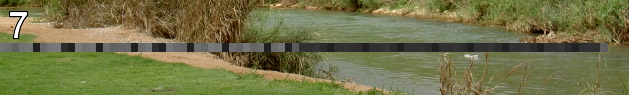
#> input picture pyChallenge/oxygen.png, 629 x 95 px
$ python pro7.py   (Python 2 division)
#> lines starting #> are read from the running program, lines starting #| are printed output that depends on the picture
"""
http://www.pythonchallenge.com/pc/def/oxygen.html
"""

import Image

img = Image.open('oxygen.png')
#> img is the input picture: PIL image 629x95 RGBA; mean R, G, B, A 114.6, 114.9, 72.2, 255
img.show()
r,g,b,a = img.split()
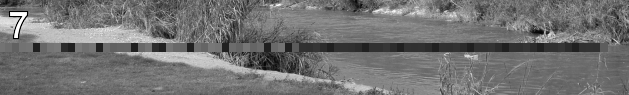
#> r: PIL image 629x95 L; min 0, max 255, mean 114.6
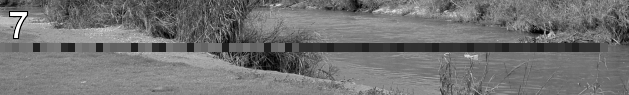
#> g: PIL image 629x95 L; min 0, max 255, mean 114.9
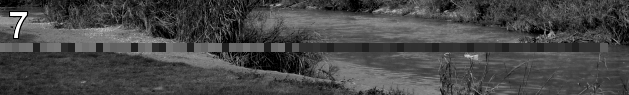
#> b: PIL image 629x95 L; min 0, max 255, mean 72.2
#> a: PIL image 629x95 L; every value is 255
print img.split()
#> (printed output is left out)
x,y = img.size
#> x = 629; y = 95
l = []
for i in range(x):
    l.append(chr(r.getpixel(zip([i],[50])[0])))
#> after the loop, l = 629 items, first 6: 's', 's', 's', 's', 's', 'm'

l = l[::7]
#> l = 90 items, first 6: 's', 'm', 'a', 'r', 't', ' '
print ''.join(l)
#| smart guy, you made it. the next level is [105, 110, 116, 101, 103, 114, 105, 116, 121]sga

print ''.join([chr(i) for i in [105, 110, 116, 101, 103, 114, 105, 116, 121]])
#| integrity
